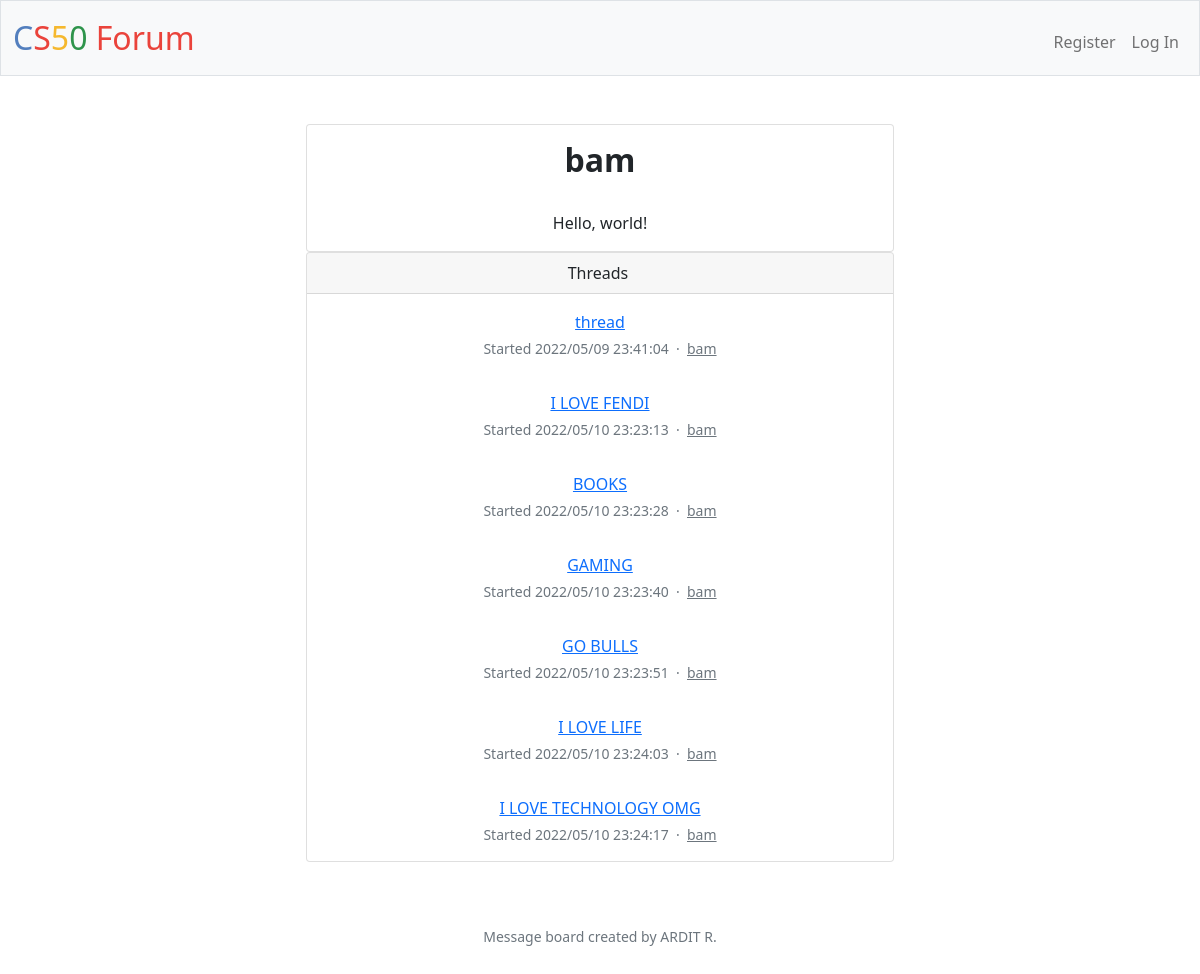
/profile?id=5, run on the app's committed database.
### tables this page shows
CREATE TABLE 'users' (id INTEGER PRIMARY KEY AUTOINCREMENT NOT NULL, username TEXT NOT NULL, hash TEXT NOT NULL, bio TEXT DEFAULT "There's nothing here...");

CREATE TABLE thread (id INTEGER PRIMARY KEY AUTOINCREMENT NOT NULL, user TEXT NOT NULL, title TEXT NOT NULL, replies INTEGER NOT NULL DEFAULT 1, board TEXT NOT NULL, creation TEXT NOT NULL, latest TEXT NOT NULL, user_id INTEGER CANNOT BE NULL, latest_user TEXT, latest_id INTEGER);

### app.py (the view)
@app.route("/profile")
def profile():
    id = request.args.get("id")
    get = db.execute("SELECT * FROM users WHERE id = ?", id)
    user = get[0]["username"]
    bio = get[0]["bio"]
    rows = db.execute("SELECT * FROM thread WHERE user = ?", user)
    return render_template("profile.html", user=user, bio=bio, id=int(id), rows=rows)

### app.py (called while the page is built)
@app.after_request
def after_request(response):
    response.headers["Cache-Control"] = "no-cache, no-store, must-revalidate"
    response.headers["Expires"] = 0
    response.headers["Pragma"] = "no-cache"
    return response

### templates/profile.html (shortened to what this page needs)
{% extends "layout.html" %}
{% block main %}
    <div class="card" style="margin:auto; width:50%">
        <div class="card-body">
        <h2 class="card-title"><b>{{ user }}</b></h2>
        <br>
        <p class="card-text">{{ bio }}</p>
        </div>
    </div>
    <div class="card mb-3" style="margin:auto; width:50%">
        <div class="card-header pl-0 pr-0">
            <div class="row no-gutters w-100 align-items-center">
                <div class="col ml-3" style="position:relative; left:10px">Threads</div>
            </div>
        </div>
    {% for row in rows %}
        <div class="card-body py-3">
            <div class="row no-gutters align-items-center">
                <div class="col"> <a href="/viewthread?id={{ row["id"] }}" class="text-big" data-abc="true">{{ row["title"] }}</a>
                    <div class="text-muted small mt-1">Started {{ row["creation"] }} &nbsp;·&nbsp; <a href="/profile?id={{ row["user_id"] }}" class="text-muted" data-abc="true">{{ row["user"] }}</a></div>
                </div>
            </div>
        </div>
    {% endfor %}
    </div>
{% endblock %}

### data on the page
users: username "bam", bio "Hello, world!"
thread: title "thread", creation "2022/05/09 23:41:04", user "bam"
thread: title "I LOVE FENDI", creation "2022/05/10 23:23:13", user "bam"
thread: title "BOOKS", creation "2022/05/10 23:23:28", user "bam"
thread: title "GAMING", creation "2022/05/10 23:23:40", user "bam"
thread: title "GO BULLS", creation "2022/05/10 23:23:51", user "bam"
thread: title "I LOVE LIFE", creation "2022/05/10 23:24:03", user "bam"
thread: title "I LOVE TECHNOLOGY OMG", creation "2022/05/10 23:24:17", user "bam"
